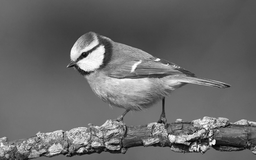
#> input picture img/bird.png, 256 x 160 px, shrunk from 600 x 375 before the run
$ python hw_5_2.py
#> lines starting #> are read from the running program, lines starting #| are printed output that depends on the picture
# -*- coding: utf-8 -*-
"""
Created on Fri Apr  2 17:24:32 2021

@author: USER
"""

import cv2
import numpy as np
from math import sqrt,exp
from matplotlib import pyplot as plt

img = cv2.imread('img/bird.png',0)
#> img is the input picture: shape (160, 256); min 0, max 255, mean 105.3
plt.imshow(img,cmap = 'gray')

dft = cv2.dft(np.float32(img), flags=cv2.DFT_COMPLEX_OUTPUT)
dft_shift=np.fft.fftshift(dft)
magnitude_spectrum= 20*np.log(cv2.magnitude(dft_shift[:,:,0],dft_shift[:,:,1]))
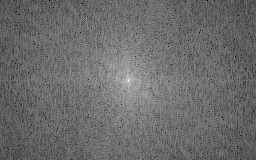
#> magnitude_spectrum: shape (160, 256) float32; min 34.66, max 305.5, mean 149.3; drawn with min black and max white
plt.imshow(magnitude_spectrum, cmap = 'gray')


#create kernel
print(img.shape)
#| (160, 256)
kernel_size=50
base=np.zeros(img.shape[:2])
rows, cols = img.shape[:2]
#> rows = 160; cols = 256
crow, ccol = (rows//2, cols//2)
#> crow = 80; ccol = 128
#create mask first, center square ->1, the whole remain zeros
mask = np.zeros((rows, cols, 2), np.uint8)
mask[crow-kernel_size:crow+kernel_size, ccol-kernel_size:ccol+kernel_size] = 1

def apply_filter(mask, dft_shiftshift):
    #magnitude
    magnitude_spectrum= 20*np.log(cv2.magnitude(dft_shift[:,:,0],dft_shift[:,:,1]))

    #apply mask and inverse dft
    fshift= dft_shift*mask

    #apply to magnitude
    magnitude_mask= magnitude_spectrum * mask[...,0]

    #ifft transf

    f_ishift=np.fft.ifftshift(fshift)
    img_back = cv2.idft(f_ishift)

    #magnitude
    img_back = cv2.magnitude(img_back[:,:,0], img_back[:,:,1])

    #plot result
    plt.figure(figsize=(6.0*5, 37.5*5), constrained_layout=False)
    plt.subplot(1, 3, 1)
    plt.imshow(mask[...,0], cmap='gray'), plt.title("mask")
    plt.subplot(1,3, 2)
    plt.imshow(magnitude_mask, cmap='gray'), plt.title("low/high pass filter")
    plt.subplot(1, 3, 3)
    plt.imshow(img_back, cmap='gray'), plt.title("filtered image")

apply_filter(mask, dft_shift)

def distance(point1,point2):
    return sqrt((point1[0]-point2[0])**2 + (point1[1]-point2[1])**2)

#idea low pass


def ideaLPFilter(D0, imgShape):
#> called with D0 = 50, imgShape = (160, 256)
    base = np.zeros(imgShape[:2])
    rows, cols = imgShape[:2]
    center = (rows/2,cols/2)
    for x in range(cols):
        for y in range(rows):
            if distance((y,x),center) < D0:
                base[y,x] = 1
    return base


mask = ideaLPFilter(50, img.shape)
mask = np.dstack([mask, mask])
apply_filter(mask, dft_shift)

#Butterworth low pass
def butterworthLP(D0,imgShape,n):
#> called with D0 = 50, imgShape = (160, 256), n = 3
    base = np.zeros(imgShape[:2])
    rows, cols = imgShape[:2]
    center = (rows/2,cols/2)
    for x in range(cols):
        for y in range(rows):
            base[y,x] = 1/(1+(distance((y,x),center)/D0)**(2*n))
    return base
mask = butterworthLP(50, img.shape, 3)
mask = np.dstack([mask, mask])
apply_filter(mask, dft_shift)


#Guassian low pass
def gaussianLP(D0,imgShape):
#> called with D0 = 50, imgShape = (160, 256)
    base = np.zeros(imgShape[:2])
    rows, cols = imgShape[:2]
    center = (rows/2,cols/2)
    for x in range(cols):
        for y in range(rows):
            base[y,x] = exp(((-distance((y,x),center)**2)/(2*(D0**2))))
    return base
mask = gaussianLP(50, img.shape)
mask = np.dstack([mask, mask])
apply_filter(mask, dft_shift)
#> in apply_filter (call 4), `magnitude_mask= magnitude_spectrum * mask[...,0]`:
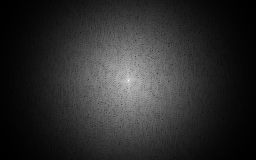
#> magnitude_mask: shape (160, 256) float64; min 0.917, max 305.5, mean 54.4; drawn with min black and max white


#high past
mask = 1 - mask
apply_filter(mask, dft_shift)
#> in apply_filter (call 5), `magnitude_mask= magnitude_spectrum * mask[...,0]`:
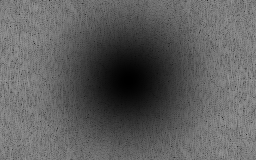
#> magnitude_mask: shape (160, 256) float64; min 0, max 151.8, mean 94.9
#> in apply_filter (call 5), `img_back = cv2.magnitude(img_back[:,:,0], img_back[:,:,1])`:
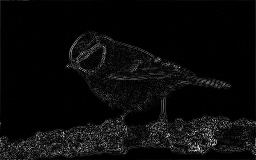
#> img_back: shape (160, 256) float64; min 0.14, max 3031189.2, mean 127871.2; drawn with min black and max white


#Idealhighpass
def ideaHPFilter(D0, imgShape):
#> called with D0 = 50, imgShape = (160, 256)
    base = np.ones(imgShape[:2])
    rows, cols=imgShape[:2]
    center=(rows/2,cols/2)
    for x in range(cols):
        for y in range(rows):
            if distance((x,y), center) < D0:
                base[y,x]= 0
    return base

mask = ideaHPFilter(50, img.shape)

mask = np.dstack([mask, mask])
apply_filter(mask, dft_shift)
#> in apply_filter (call 6), `magnitude_mask= magnitude_spectrum * mask[...,0]`:
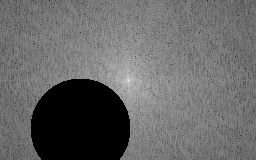
#> magnitude_mask: shape (160, 256) float64; min 0, max 305.5, mean 124.1; drawn with min black and max white

#butter highpass
def butterworthHP(D0,imgShape,n):
#> called with D0 = 50, imgShape = (160, 256), n = 3
    base = np.zeros(imgShape[:2])
    rows, cols = imgShape[:2]
    center = (rows/2,cols/2)
    for x in range(cols):
        for y in range(rows):
            base[y,x] = 1-1/(1+(distance((y,x),center)/D0)**(2*n))
    return base

mask = butterworthHP(50, img.shape, 3)
mask = np.dstack([mask, mask])
apply_filter(mask, dft_shift)
#> in apply_filter (call 7), `magnitude_mask= magnitude_spectrum * mask[...,0]`:
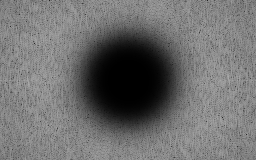
#> magnitude_mask: shape (160, 256) float64; min 0, max 169.6, mean 111.2

#guassian HP
def gaussianHP(D0,imgShape):
#> called with D0 = 50, imgShape = (160, 256)
    base = np.zeros(imgShape[:2])
    rows, cols = imgShape[:2]
    center = (rows/2,cols/2)
    for x in range(cols):
        for y in range(rows):
            base[y,x] = 1 - exp(((-distance((y,x),center)**2)/(2*(D0**2))))
    return base
mask = gaussianHP(50, img.shape)
mask = np.dstack([mask, mask])
apply_filter(mask, dft_shift)
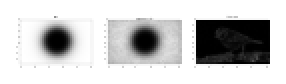
#> figure drawn by matplotlib, 3 panels

$ run again, with img/sunflow.jpg saved as img/bird.png
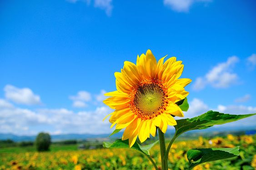
#> input picture img/sunflow.jpg, 256 x 170 px, shrunk from 563 x 374 before the run
#| (170, 256)
#> `apply_filter(mask, dft_shift)`:
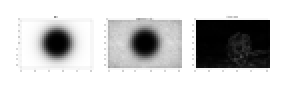
#> figure drawn by matplotlib, 3 panels
